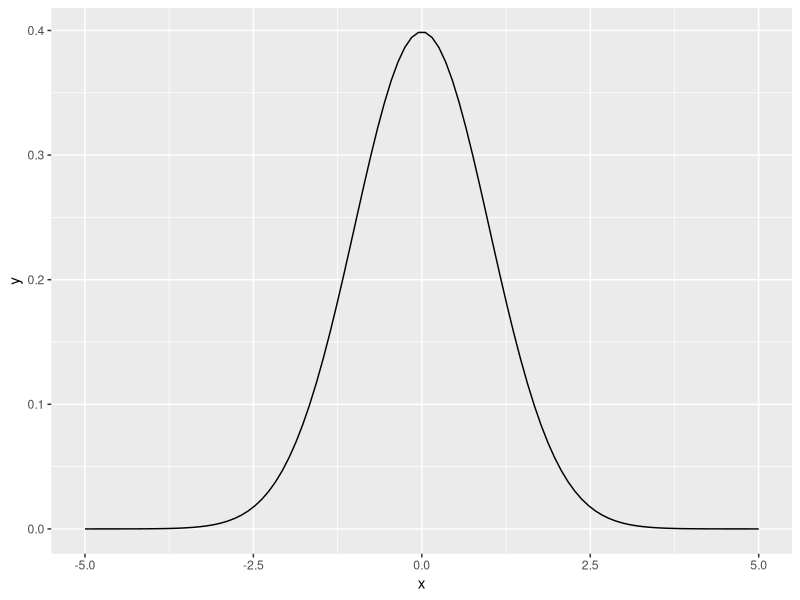

The R source for this figure:
# example:1_B.1.1 
# example:1 : Some important statistical concepts : A few important distributions : The normal distribution 
# Title: Plotting the theoretical normal density 

library(ggplot2)

x = seq(from=-5, to=5, length.out=100) # the interval [-5 5]
f = dnorm(x)                           # normal with mean 0 and sd 1
ggplot(data.frame(x=x,y=f), aes(x=x,y=y)) + geom_line()

